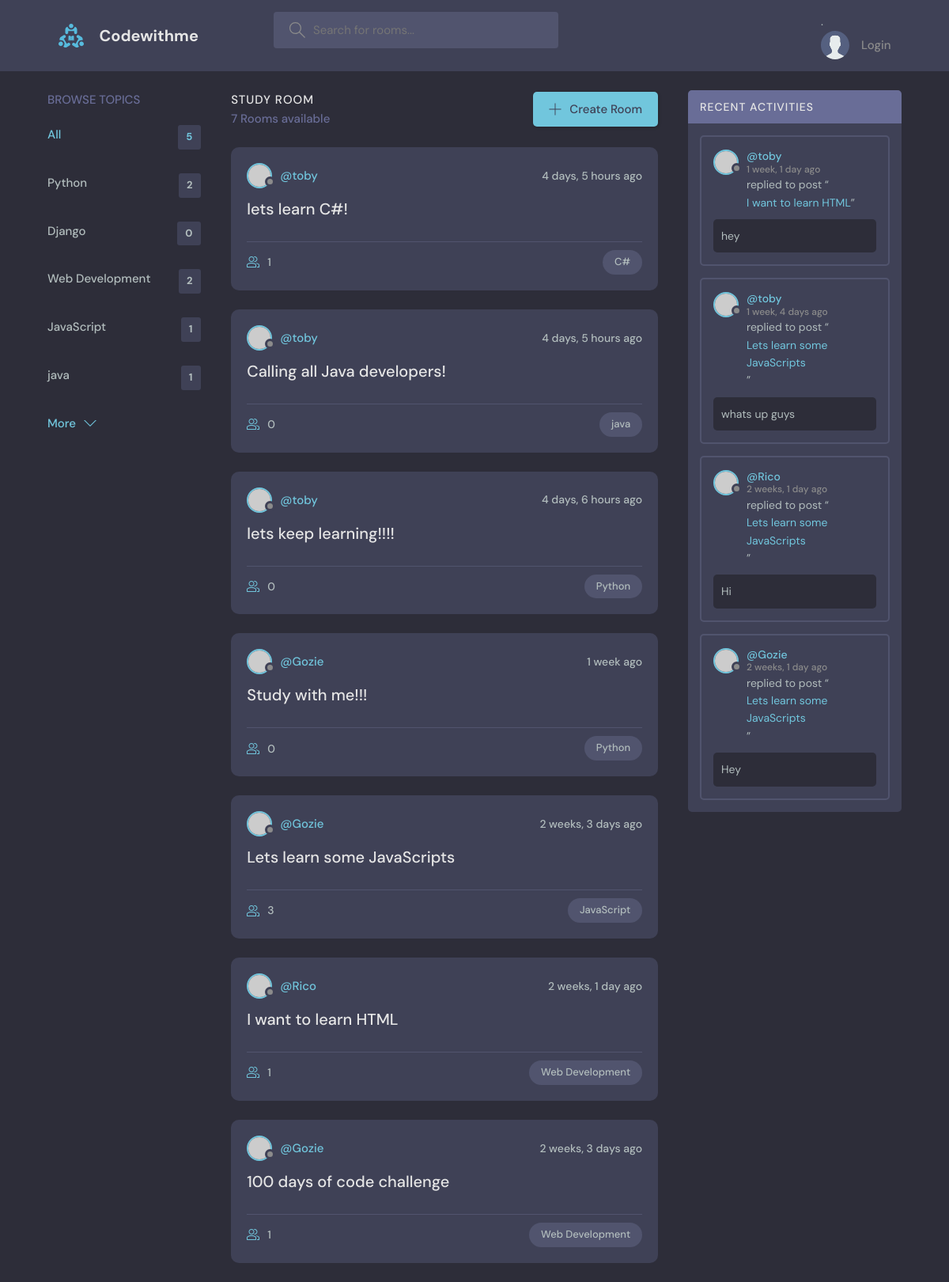
The page / on the database its author committed.
### baseall/models.py (models this page shows, shortened)
class Topic(models.Model):
    name = models.CharField(max_length=200)

class Room(models.Model):
    host = models.ForeignKey(User, on_delete=models.SET_NULL, null=True)
    topic = models.ForeignKey(Topic, on_delete=models.SET_NULL, null=True)
    name = models.CharField(max_length=200)
    description = models.TextField(null=True, blank=True)
    participants = models.ManyToManyField(User, related_name='participants', blank=True)
    updated = models.DateTimeField(auto_now=True)
    created = models.DateTimeField(auto_now_add=True)
    class Meta:
        ordering = ['-updated', '-created']
    def __str__(self):
        return self.name

class Message(models.Model):
    user = models.ForeignKey(User, on_delete=models.CASCADE)
    room = models.ForeignKey(Room, on_delete=models.CASCADE)
    body = models.TextField()
    updated = models.DateTimeField(auto_now=True)
    created = models.DateTimeField(auto_now_add=True)
    class Meta:
        ordering = ['-updated', '-created']

### baseall/views.py (the view)
# urls.py: path('', views.home, name="home"),
def home(request):
    q = request.GET.get('q') if request.GET.get('q') != None else ''
    rooms = Room.objects.filter(
        Q(topic__name__icontains =q) |
        Q(name__icontains =q) |
        Q(description__icontains =q)
    )
    topics = Topic.objects.all()[0:5]
    room_count = rooms.count()
    room_messages = Message.objects.filter(Q(room__topic__name__icontains=q))
    context = {'rooms': rooms, 'topics': topics, 'room_count': room_count, 'room_messages': room_messages}
    return render(request, 'baseall/home.html', context)

### baseall/templates/baseall/home.html (shortened to what this page needs)
{% extends 'main.html' %}
{% block content %}
<main class="layout layout--3">
<div class="container">
    {% include 'baseall/topics_component.html' %}
    <div class="roomList">
        <div class="roomList__header">
          <div>
            <h2>Study Room</h2>
            <p>{{room_count}} Rooms available</p>
          </div>
          <a class="btn btn--main" href="{% url 'create-room' %}">
            <svg version="1.1" xmlns="http://www.w3.org/2000/svg" width="32" height="32" viewBox="0 0 32 32">
              <title>add</title>
              <path
                d="M16.943 0.943h-1.885v14.115h-14.115v1.885h14.115v14.115h1.885v-14.115h14.115v-1.885h-14.115v-14.115z"
              ></path>
            </svg>
            Create Room
          </a>
        </div>
        {% include 'baseall/feed_component.html' %}
      </div>
      {% include 'baseall/activity_component.html' %}
    </div>
  </main>
{% endblock content %}

### baseall/templates/baseall/topics_component.html
<div class="topics">
    <div class="topics__header">
        <h2>Browse Topics</h2>
    </div>
    <ul class="topics__list">
        <li>
            <a href="{% url 'home' %}" class="active">All<span>{{topics.count}}</span></a>
        </li>
        {% for topic in topics %}
        <li>
            <a href="{% url 'home' %}?q={{topic.name}}">{{topic.name}}<span>{{topic.room_set.all.count}}</span></a>
        </li>
        {% endfor %}
    </ul>
    <a class="btn btn--link" href="{% url 'topics' %}">
        More
        <svg version="1.1" xmlns="http://www.w3.org/2000/svg" width="32" height="32" viewBox="0 0 32 32">
            <title>chevron-down</title>
            <path d="M16 21l-13-13h-3l16 16 16-16h-3l-13 13z"></path>
        </svg>
    </a>
</div>

### baseall/templates/baseall/feed_component.html (shortened to what this page needs)
{% for room in rooms %}
 <div class="roomListRoom">
    <div class="roomListRoom__header">
        <a href="{% url 'user-profile' room.host.id %}" class="roomListRoom__author">
            <div class="avatar avatar--small">
                <img src="https://randomuser.me/api/portraits/women/11.jpg" />
            </div>
            <span>@{{room.host.username}}</span>
        </a>
        <div class="roomListRoom__actions">
            <span>{{room.created|timesince}} ago</span>
        </div>
    </div>
    <div class="roomListRoom__content">
        <a href="{% url 'room' room.id %}">{{room.name}}</a>
    </div>
    <div class="roomListRoom__meta">
        <a href="{% url 'room' room.id %}" class="roomListRoom__joined">
            {{room.participants.all.count}}
        </a>
        <p class="roomListRoom__topic">{{room.topic.name}}</p>
    </div>
</div>
{% endfor %}

### baseall/templates/baseall/activity_component.html (shortened to what this page needs)
<div class="activities">
    <div class="activities__header">
        <h2>Recent Activities</h2>
    </div>
    {% for message in room_messages %}
    <div class="activities__box">
        <div class="activities__boxHeader roomListRoom__header">
            <a href="{% url 'user-profile' message.user.id %}" class="roomListRoom__author">
                <div class="avatar avatar--small">
                    <img src="https://randomuser.me/api/portraits/women/11.jpg" />
                </div>
                <p>
                     @{{message.user}}
                    <span>{{message.created|timesince}} ago</span>
                </p>
            </a>
        </div>
        <div class="activities__boxContent">
            <p>replied to post “
                <a href="{% url 'room' message.room.id %}">{{message.room}}</a>”</p>
            <div class="activities__boxRoomContent">
                {{message.body}}
            </div>
        </div>
    </div>
    {% endfor %}
</div>

### rows shown on the page
Topic: name "Python", room_set.all.count "2"
Topic: name "Django", room_set.all.count "0"
Topic: name "Web Development", room_set.all.count "2"
Topic: name "JavaScript", room_set.all.count "1"
Topic: name "java", room_set.all.count "1"
Room: host.username "toby", created "4 days, 5 hours", name "lets learn C#!", participants.all.count "1", topic.name "C#"
Room: host.username "toby", created "4 days, 5 hours", name "Calling all Java developers!", participants.all.count "0", topic.name "java"
Room: host.username "toby", created "4 days, 6 hours", name "lets keep learning!!!!", participants.all.count "0", topic.name "Python"
Room: host.username "Gozie", created "1 week", name "Study with me!!!", participants.all.count "0", topic.name "Python"
Room: host.username "Gozie", created "2 weeks, 3 days", name "Lets learn some JavaScripts", participants.all.count "3", topic.name "JavaScript"
Room: host.username "Rico", created "2 weeks, 1 day", name "I want to learn HTML", participants.all.count "1", topic.name "Web Development"
Room: host.username "Gozie", created "2 weeks, 3 days", name "100 days of code challenge", participants.all.count "1", topic.name "Web Development"
Message: user "toby", created "1 week, 1 day", room "I want to learn HTML", body "hey"
Message: user "toby", created "1 week, 4 days", room "Lets learn some JavaScripts", body "whats up guys"
Message: user "Rico", created "2 weeks, 1 day", room "Lets learn some JavaScripts", body "Hi"
Message: user "Gozie", created "2 weeks, 1 day", room "Lets learn some JavaScripts", body "Hey"

### other values the page prints
{{ topics.count }} "5"
{{ room_count }} "7"
